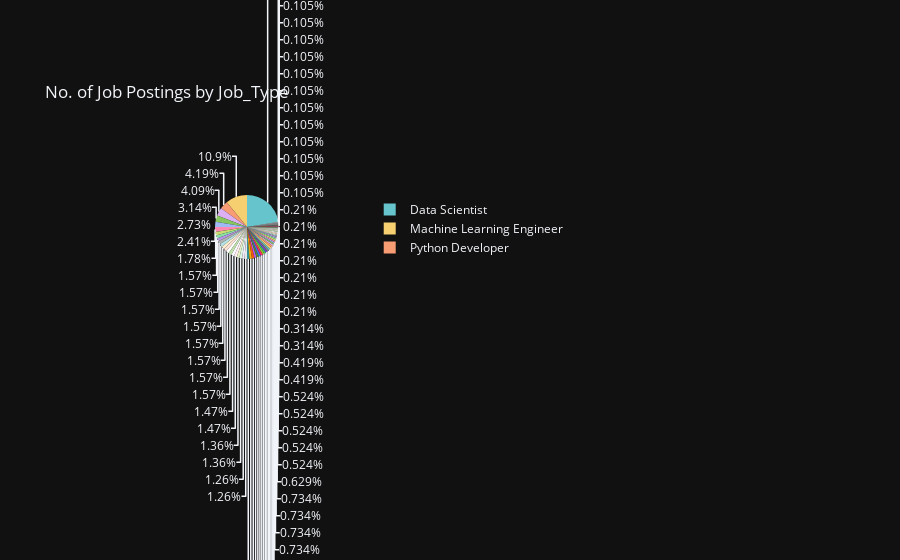

Notebook source saved alongside this figure:
### Code cell
job_types = df['title'].value_counts()
px.pie(df, values = job_types.values, names = job_types.index,
       title = 'No. of Job Postings by Job_Type',
      color_discrete_sequence = px.colors.qualitative.Pastel)

### Figure 1 — Plotly figure (JSON) as saved in the notebook; plotly's stock layout.template omitted (floating-point values rounded to 4 significant figures)
{"data": [{"domain": {"x": [0, 1], "y": [0, 1]}, "hovertemplate": "label=%{label}<br>value=%{value}<extra></extra>", "labels": ["Data Scientist", "Machine Learning Engineer", "Python Developer", "Data Analyst", "Junior Data Scientist", "Remote Junior Python Developer", "Applied Data Scientist", "Machine Learning Scientist", "ML Engineer", "AI/ML Engineer", "Head of Data Science", "Machine Learning Engineer | ML Engineer", "Machine Learning Engineer / Remote/ $High", "Deep Learning Solutions Engineer", "Data Scientist, Machine Learning", "ML Engineer intern", "Data Scientist (Genomics)", "Junior/Senior/Chief AI Scientist", "Bioinformatician (Remote - WDL Developer)", "Bioinformatician (Remote - Nextflow Developer)", "Data Engineer (Machine Learning)", "Applied Machine Learning Engineer", "Graduate Machine Learning / Data Scientist", "Data Scientist (Graduate Role)", "Graduate Machine Learning Software Engineer", "Senior Data Scientist", "Analytics & Data Science Curriculum Specialist", "Research Internship", "Machine Learning Engineer, Modeling", "Online Course Instructor - Machine Learning / Data Engineering (Part-Time, Contract)", "Research Analyst Internship", "Research Engineer - AI Theory", "Graduate Data Scientist (Python, Matlab)", "Junior Data Analyst", "AI/ML Internship", "Data Scientist - £50-70k", "Data Scientist Lead", "Python Developer – Fully Remote (UK)", "Data and Insights Analyst", "Machine Learning Engineer (Internship/Part-Time)", "AI Researcher - AI for Tech", "Senior Machine Learning Engineer", "Computer Vision Engineer", "Intern Data Scientist (Part-Time FTC 12 mths, London)", "ML Engineer Intern", "2023 Graduate Data Scientist", "Analyst/Data Scientist (Financial)", "Data Scientist - Permanent Remote Up to $150k + Equity", "Data Analyst - Marketing", "AI Data Scientist - Contract or Perm", "Financial Crime Data Scientist", "Software / Machine Learning Engineer - BioAI", "Data Analyst - Graduate Job", "Remote Sensing Scientist", "Information Security Internship Program", "Research Engineer", "Machine Learning Scientist II (Fraud)", "AI Researcher - London", "NLP Engineer", "Internship - Data Science, Epidemiology", "Machine Learning Engineer - Relocate to Saudi Arabia", "Data Analyst - Growth", "Software Engineer - Data Team", "Data Science Product Manager", "Data Science Manager", "Lead Data Scientist", "Junior Quant Researcher", "Data and Insight Analyst", "Python Engineer", "Data Scientist - 2 months", "VP, Data & Analytics Global Functions", "Commercial/Research Analyst - Commodities", "Principal Data Scientist", "Data Engineer", "Junior Software Engineer", "Senior Digital Analytics Consultant", "Senior Data Science Manager [Experimentation] **Dubai Tax Free**", "Staff Data Scientist", "Quantitative Analyst", "Data Scientist / Senior Data Scientist"], "legendgroup": "", "name": "", "showlegend": true, "type": "pie", "values": [213, 104, 40, 39, 30, 26, 23, 17, 15, 15, 15, 15, 15, 15, 15, 15, 14, 14, 13, 13, 12, 12, 12, 12, 12, 11, 11, 10, 10, 10, 9, 9, 9, 9, 9, 9, 7, 7, 7, 7, 7, 7, 6, 5, 5, 5, 5, 5, 4, 4, 3, 3, 2, 2, 2, 2, 2, 2, 2, 1, 1, 1, 1, 1, 1, 1, 1, 1, 1, 1, 1, 1, 1, 1, 1, 1, 1, 1, 1, 1]}], "layout": {"legend": {"tracegroupgap": 0}, "piecolorway": ["rgb(102, 197, 204)", "rgb(246, 207, 113)", "rgb(248, 156, 116)", "rgb(220, 176, 242)", "rgb(135, 197, 95)", "rgb(158, 185, 243)", "rgb(254, 136, 177)", "rgb(201, 219, 116)", "rgb(139, 224, 164)", "rgb(180, 151, 231)", "rgb(179, 179, 179)"], "title": {"text": "No. of Job Postings by Job_Type"}}}
